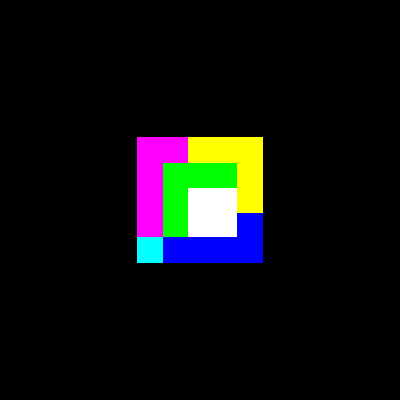
Frame 1 (no input)
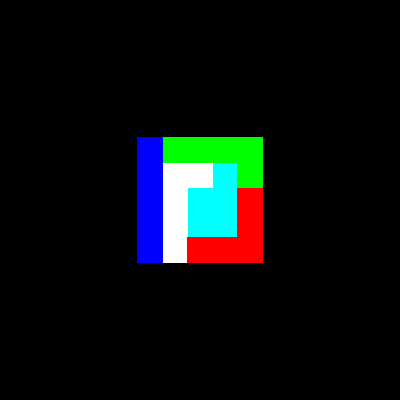
Frame 60 (no input)
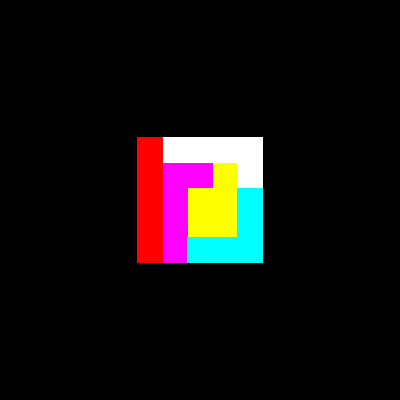
Frame 120 (the mouse pressed at the canvas centre since frame 60)

The p5.js sketch that drew these frames (run headless with seeded random() and noise() and a simulated clock; from frame 60 on, the mouse is pressed at the canvas centre):

// p5.js sketch
// ── sketch.js
function setup() {
  createCanvas(400, 400);
  frameRate(20);
}

function draw() {
  noStroke();
  background(0);
  rectMode(CENTER);
  Fill(0 + frameCount);

  rect(width / 2, height / 2, 26, 26);
  Fill(1 + frameCount);

  rect(width / 2, height / 2 + 25, 26, 26);
  Fill(2 + frameCount);

  rect(width / 2 + 25, height / 2 + 25, 26, 26);
  Fill(3 + frameCount);

  rect(width / 2 + 25, height / 2, 26, 26);
  Fill(4 + frameCount);

  rect(width / 2 + 25, height / 2 - 25, 26, 26);
  Fill(5 + frameCount);

  rect(width / 2, height / 2 - 25, 26, 26);
  Fill(6 + frameCount);

  rect(width / 2 - 25, height / 2 - 25, 26, 26);
  Fill(7 + frameCount);

  rect(width / 2 - 25, height / 2, 26, 26);
  Fill(8 + frameCount);

  rect(width / 2 - 25, height / 2 + 25, 26, 26);
  Fill(9 + frameCount);

  rect(width / 2 - 25, height / 2 + 50, 26, 26);
  Fill(10 + frameCount);

  rect(width / 2, height / 2 + 50, 26, 26);
  Fill(11 + frameCount);

  rect(width / 2 + 25, height / 2 + 50, 26, 26);
  Fill(12 + frameCount);

  rect(width / 2 + 50, height / 2 + 50, 26, 26);
  Fill(13 + frameCount);

  rect(width / 2 + 50, height / 2 + 25, 26, 26);
  Fill(14 + frameCount);

  rect(width / 2 + 50, height / 2, 26, 26);
  Fill(15 + frameCount);

  rect(width / 2 + 50, height / 2 - 25, 26, 26);
  Fill(16 + frameCount);

  rect(width / 2 + 50, height / 2 - 50, 26, 26);
  Fill(17 + frameCount);

  rect(width / 2 + 25, height / 2 - 50, 26, 26);
  Fill(18 + frameCount);

  rect(width / 2, height / 2 - 50, 26, 26);
  Fill(19 + frameCount);

  rect(width / 2 - 25, height / 2 - 50, 26, 26);
  Fill(20 + frameCount);

  rect(width / 2 - 50, height / 2 - 50, 26, 26);
  Fill(21 + frameCount);

  rect(width / 2 - 50, height / 2 - 25, 26, 26);
  Fill(22 + frameCount);

  rect(width / 2 - 50, height / 2, 26, 26);
  Fill(23 + frameCount);

  rect(width / 2 - 50, height / 2 + 25, 26, 26);
  Fill(24 + frameCount);

  rect(width / 2 - 50, height / 2 + 50, 26, 26);
}

function Fill(color) {
  color = floor(color);
  if (color % 35 == 0) {
    fill(255, 0, 0);
  } else if (color % 35 == 5) {
    fill(0, 255, 0);
  } else if (color % 35 == 10) {
    fill(0, 0, 255);
  } else if (color % 35 == 15) {
    fill(255, 255, 0);
  } else if (color % 35 == 20) {
    fill(255, 0, 255);
  } else if (color % 35 == 25) {
    fill(0, 255, 255);
  } else if (color % 35 == 30) {
    fill(255, 255, 255);
  }
}

// ── particle.js
function Particle(x, y) {
  this.pos = createVector(x, y);
}
